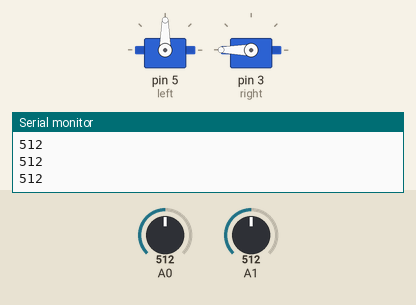
Simulated run of this sketch. Board: Arduino Uno, built with avr-gcc and run on an emulated ATmega328P. On the bench: 2 × servo, the last lines printed to the serial monitor. The test bench sets the inputs (shaded band); at power-on: A0 = 512, A1 = 512.

Above: at 2.0 s.
2.1 s: A0 set to 810
At 3.0 s:
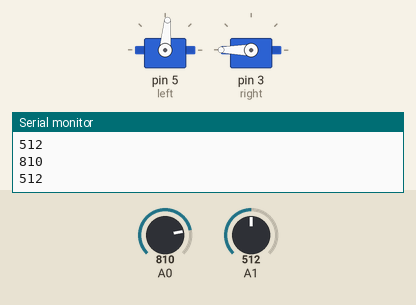
4.0 s: A1 set to 790
5.7 s: A1 set to 809
At 7.0 s:
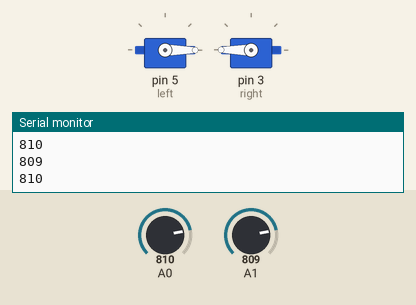
7.4 s: A0 set to 789
At 8.5 s:
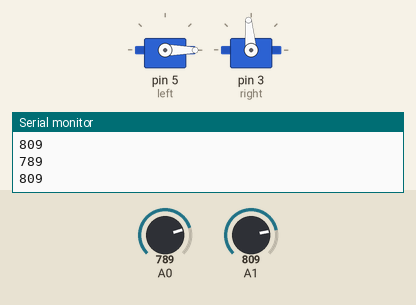
9.1 s: A0 set to 900
At 9.6 s:
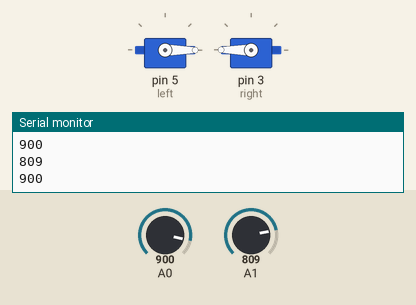
10.8 s: A0 set to 790
At 11.1 s:
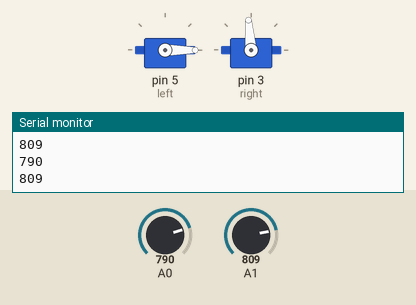
Timing chart, 0 to 13.5 s (numbered marks = the images above; inputs shaded):
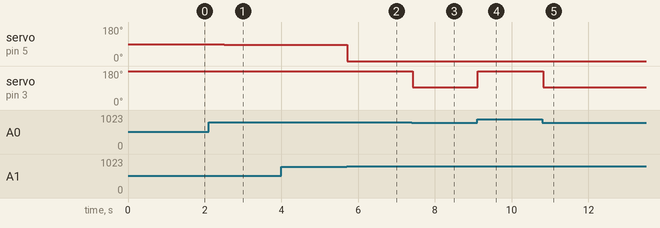

The sketch:

figure8.ino
```cpp
/*
  Blink

 comment
*/

#include <Servo.h>

// bot left corner:

Servo left ;
Servo right ;
int t = 0 ;
int on = 0 ;
int off = 90 ;
int leftS = 0; //analog values, 0 to 1023, read off of sensors
int rightS = 0;
int thresh = 800; //potential threshold value, to stay on the lines
int count=0;

// the setup function runs once when you press reset or power the board
void setup() {
  // initialize digital pin LED_BUILTIN as an output.
  Serial.begin(9600) ;
  //pinMode(3, OUTPUT) ;

  left.attach(5) ;
  right.attach(3) ;
}

// the loop function runs over and over again forever
void loop() {

  //Serial.println(3) ;

  //int pin = analogRead(0);

  //int duty = pin/4 ;
  //analogWrite(3, duty) ;

  //int y = map(pin, 0, 1024, 0, 180) ;
  //Serial.println(y) ;

  //move left wheel if t=0, else right
  rightS = analogRead(0) ;
  leftS = analogRead(1) ;

  Serial.println(rightS) ;
  Serial.println(leftS) ;

  if (rightS < thresh && leftS < thresh)
  { // go straight
    if (count < 4)
      {
        left.write(off) ;
        right.write(180-on) ;
        delay(1250);
      }
    else
    {
      left.write(on) ;
      right.write(off);
      delay(1250);
    }
    count ++ ;
  }
  else if (rightS > thresh && leftS <= thresh)
  { // turn left??
    //delay(500)
    left.write(85) ; //ccw slow down
    right.write(180-on) ; //ccw
    //delay(500);
  }
  else if (rightS <= thresh && leftS > thresh)
  { // turn right??
    //delay(500)
    left.write(on); //ccw
    right.write(180-85); //ccw slow down
  }
  else
  { // go straight
    left.write(on);
    right.write(180-on);
  }

  if (count > 7)
  {
    count = 0;
  }

  /*
  digitalWrite(3, HIGH);   // turn the LED on (HIGH is the voltage level)
  delay(1000);                       // wait for a second
  digitalWrite(3, LOW);    // turn the LED off by making the voltage LOW
  delay(1000);                       // wait for a second*/
}
```

Measured:
- the behaviour switches between 800 and 801 on A1 (found by bisection; images 1 and 2)
- the behaviour switches between 801 and 800 on A0 (found by bisection; images 2 and 3)
- after the input at 2.1 s, servo on pin 5 (left): 90° → 85° after 0.40 s
- after the input at 5.7 s, servo on pin 5 (left): 85° → 0° at once
- after the input at 7.4 s, servo on pin 3 (right): 180° → 95° at once
- after the input at 9.1 s, servo on pin 3 (right): 95° → 180° at once
- after the input at 10.8 s, servo on pin 3 (right): 180° → 95° at once
